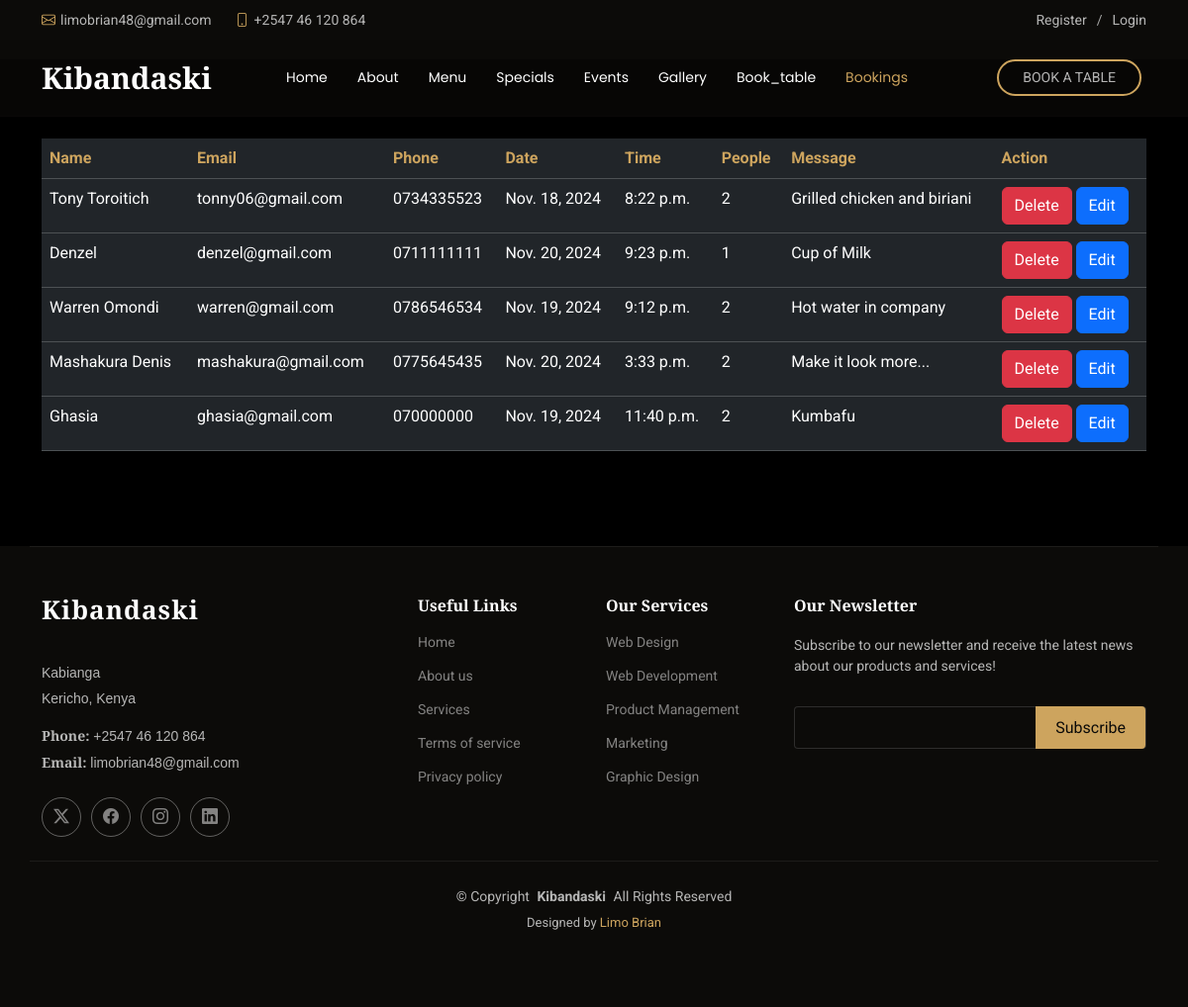
The page /show_bookings on the database its author committed.
### kibandaskiapp/models.py (models this page shows, shortened)
class Booking(models.Model):
    name = models.CharField(max_length=100)
    email = models.EmailField()
    phone = models.CharField(max_length=15)
    date = models.DateField()
    time = models.TimeField()
    people = models.PositiveIntegerField()
    message = models.TextField(blank=True, null=True)

### kibandaskiapp/views.py (the view)
# urls.py: path('show_bookings', views.retrieve_bookings, name= 'show_bookings'),
def retrieve_bookings(request):
    bookings = Booking.objects.all()
    context = {'bookings':bookings}
    return render(request, 'show_bookings.html', context)

### templates/show_bookings.html (shortened to what this page needs)
{% extends 'base.html' %}
{% block content %}
<section id="events" class="events section">
    <div class="container">
    <table class="table table-dark table-responsive">
    <thead>
        <tr>
            <th style="color: #cda45e;">Name</th>
            <th style="color: #cda45e;">Email</th>
            <th style="color: #cda45e;">Phone</th>
            <th style="color: #cda45e;">Date</th>
            <th style="color: #cda45e;">Time</th>
            <th style="color: #cda45e;">People</th>
            <th style="color: #cda45e;">Message</th>
            <th style="color: #cda45e;">Action</th>
        </tr>
        <tbody>
            {% for booking in bookings %}
            <tr>
                <td>{{booking.name}}</td>
                <td>{{booking.email}}</td>
                <td>{{booking.phone}}</td>
                <td>{{booking.date}}</td>
                <td>{{booking.time}}</td>
                <td>{{booking.people}}</td>
                <td>{{booking.message}}</td>
                <td>
                    <button type="button" class="btn btn-danger" data-bs-toggle="modal" data-bs-target="#deleteModal" data-id="{{ booking.id }}">
                        Delete
                    </button>
                    <a href="{% url 'update_booking' booking.id %}" class="btn btn-primary">Edit</a>
                </td>
            </tr>
            {% endfor %}
        </tbody>
    </thead>
    </table>
    </div>
</section>
{% endblock %}

### templates/base.html (shortened to what this page needs)
{% load static %}
<!DOCTYPE html>
<html lang="en">
<head>
  <link href="{% static 'assets/vendor/bootstrap/css/bootstrap.min.css' %}" rel="stylesheet">
  <link href="{% static 'assets/vendor/bootstrap-icons/bootstrap-icons.css' %}" rel="stylesheet">
  <link href="{% static 'assets/vendor/aos/aos.css" rel="stylesheet' %}">
  <link href="{% static 'assets/vendor/glightbox/css/glightbox.min.css' %}" rel="stylesheet">
  <link href="{% static 'assets/vendor/swiper/swiper-bundle.min.css' %}" rel="stylesheet">
  <link href="{% static 'assets/css/main.css' %}" rel="stylesheet">
</head>
<body class="index-page">
{% include 'header.html'%}
  <main class="main">
    {% block content %}{% endblock %}
  </main>
  {% include 'footer.html'%}
  </body>
  </html>

### templates/header.html (shortened to what this page needs)
<header id="header" class="header fixed-top">
    <div class="topbar d-flex align-items-center">
      <div class="container d-flex justify-content-center justify-content-md-between">
        <div class="contact-info d-flex align-items-center">
          <i class="bi bi-envelope d-flex align-items-center"><a href="mailto:contact@example.com">limobrian48@gmail.com</a></i>
          <i class="bi bi-phone d-flex align-items-center ms-4"><span>+2547 46 120 864</span></i>
        </div>
        <div class="languages d-none d-md-flex align-items-center">
          <ul>
            {% if user.is_authenticated %}
                <li>Currently logged in as {{ user.username }}</li>
                <li><a href="{% url 'logout' %}">Logout</a></li>
            {% else %}
                <li><a href="{% url 'register' %}">Register</a></li>
                <li><a href="{% url 'login' %}">Login</a></li>
            {% endif %}
        </ul>
        </div>
      </div>
    </div>
    <div class="branding d-flex align-items-cente">
      <div class="container position-relative d-flex align-items-center justify-content-between">
        <a href="index.html" class="logo d-flex align-items-center me-auto me-xl-0">
          <h1 class="sitename">Kibandaski</h1>
        </a>
        <nav id="navmenu" class="navmenu">
          <ul>
            <li><a href="{% url 'home' %}" class="{% if request.path == '/' %} active {% endif %}">Home<br></a></li>
            <li><a href="{% url 'about' %}" class="{% if request.path == '/about/' %}active{% endif %}">About</a></li>
            <li><a href="{% url 'menu' %}" class="{% if request.path == '/menu/' %}active{% endif %}">Menu</a></li>
            <li><a href="{% url 'specials' %}" class="{% if request.path == '/specials/' %}active{% endif %}">Specials</a></li>
            <li><a href="{% url 'events' %}" class="{% if request.path == '/events/' %}active{% endif %}">Events</a></li>
            <li><a href="{% url 'gallery' %}" class="{% if request.path == '/gallery/' %}active{% endif %}">Gallery</a></li>
            <li><a href="{% url 'book_table' %}" class="{% if request.path == '/book_table/' %}active{% endif %}">Book_table</a></li>
            <li><a href="{% url 'show_bookings' %}" class="{% if request.path == '/show_bookings' %}active{% endif %}">Bookings</a></li>
          </ul>
        </nav>
        <a class="btn-book-a-table d-none d-xl-block" href="{% url 'book_table' %}">Book a Table</a>
      </div>
    </div>
  </header>

### templates/footer.html (shortened to what this page needs)
<footer id="footer" class="footer">
    <div class="container footer-top">
      <div class="row gy-4">
        <div class="col-lg-4 col-md-6 footer-about">
          <a href="index.html" class="logo d-flex align-items-center">
            <span class="sitename">Kibandaski</span>
          </a>
          <div class="footer-contact pt-3">
            <p>Kabianga</p>
            <p>Kericho, Kenya</p>
            <p class="mt-3"><strong>Phone:</strong> <span>+2547 46 120 864</span></p>
            <p><strong>Email:</strong> <span>limobrian48@gmail.com</span></p>
          </div>
          <div class="social-links d-flex mt-4">
            <a href=""><i class="bi bi-twitter-x"></i></a>
            <a href=""><i class="bi bi-facebook"></i></a>
            <a href=""><i class="bi bi-instagram"></i></a>
            <a href=""><i class="bi bi-linkedin"></i></a>
          </div>
        </div>
        <div class="col-lg-2 col-md-3 footer-links">
          <h4>Useful Links</h4>
          <ul>
            <li><a href="#">Home</a></li>
            <li><a href="#">About us</a></li>
            <li><a href="#">Services</a></li>
            <li><a href="#">Terms of service</a></li>
            <li><a href="#">Privacy policy</a></li>
          </ul>
        </div>
        <div class="col-lg-2 col-md-3 footer-links">
          <h4>Our Services</h4>
          <ul>
            <li><a href="#">Web Design</a></li>
            <li><a href="#">Web Development</a></li>
            <li><a href="#">Product Management</a></li>
            <li><a href="#">Marketing</a></li>
            <li><a href="#">Graphic Design</a></li>
          </ul>
        </div>
        <div class="col-lg-4 col-md-12 footer-newsletter">
          <h4>Our Newsletter</h4>
          <p>Subscribe to our newsletter and receive the latest news about our products and services!</p>
          <form action="forms/newsletter.php" method="post" class="php-email-form">
            <div class="newsletter-form"><input type="email" name="email"><input type="submit" value="Subscribe"></div>
          </form>
        </div>
      </div>
    </div>
    <div class="container copyright text-center mt-4">
      <p>© <span>Copyright</span> <strong class="px-1 sitename">Kibandaski</strong> <span>All Rights Reserved</span></p>
      <div class="credits">
        Designed by <a href="https://limobr.vercel.app/">Limo Brian</a>
      </div>
    </div>
  </footer>

### rows shown on the page
Booking: name "Tony Toroitich", email "tonny06@gmail.com", phone "0734335523", date "Nov. 18, 2024", time "8:22 p.m.", people "2", message "Grilled chicken and biriani"
Booking: name "Denzel", email "denzel@gmail.com", phone "0711111111", date "Nov. 20, 2024", time "9:23 p.m.", people "1", message "Cup of Milk"
Booking: name "Warren Omondi", email "warren@gmail.com", phone "0786546534", date "Nov. 19, 2024", time "9:12 p.m.", people "2", message "Hot water in company"
Booking: name "Mashakura Denis", email "mashakura@gmail.com", phone "0775645435", date "Nov. 20, 2024", time "3:33 p.m.", people "2", message "Make it look more..."
Booking: name "Ghasia", email "ghasia@gmail.com", phone "070000000", date "Nov. 19, 2024", time "11:40 p.m.", people "2", message "Kumbafu"
